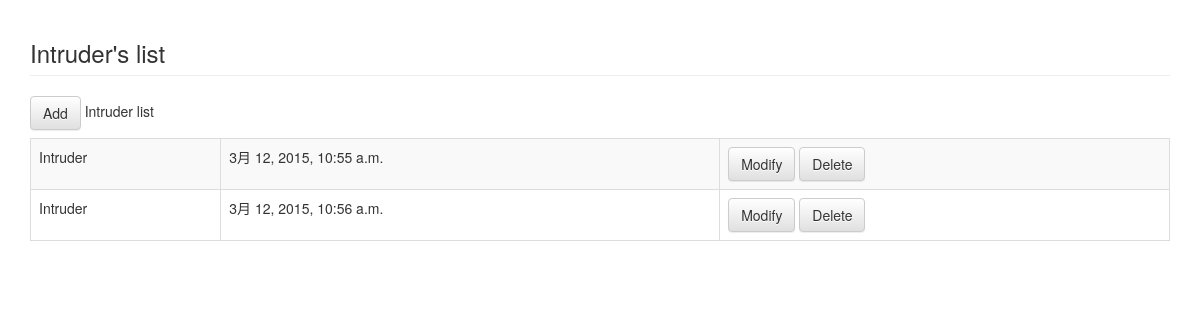
Before: /cms/intruder/ with the older database file.
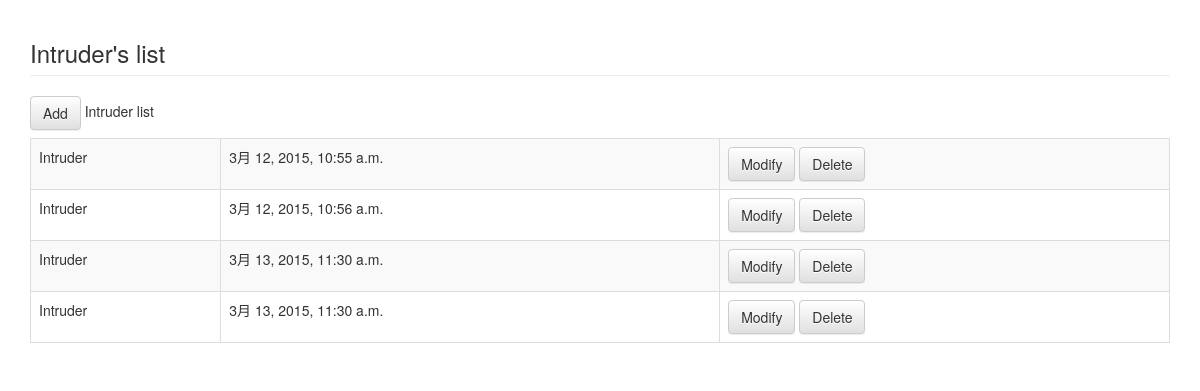
After: the same page with the newer database file.
### cms/models.py (models this page shows, shortened)
class Intruder(models.Model):
    name = models.TextField('Intruder name', max_length=255, default='Intruder')
    timeStamp = models.DateTimeField('Intrusion time', auto_now=True)

### cms/views.py (the view)
def intruder_list(request):
    intruders = Intruder.objects.all().order_by('id')
    return render_to_response('cms/intruder_list.html',
                              {'intruders': intruders},
                              context_instance=RequestContext(request))

### cms/templates/cms/intruder_list.html (shortened to what this page needs)
{% extends "base.html" %}
{% block content %}
	<h3 class="page-header">Intruder's list</h3>
	<a href="{% url 'cms:intruder_add' %}" class="btn btn-default">Add</a>
	<table class="table table-striped table-bordered">
		<tbody>
			{% for intruder in intruders %}
			<tr>
				<td>{{ intruder.name }}</td>
				<td>{{ intruder.timeStamp }}</td>
				<td>
					<a href="{% url 'cms:intruder_mod' intruder_id=intruder.id %}" class="btn btn-default">Modify</a>
					<a href="{% url 'cms:intruder_del' intruder_id=intruder.id %}" class="btn btn-default">Delete</a>
				</td>
			</tr>
			{% endfor %}
		</tbody>
	</table>
{% endblock content %}

### cms/templates/base.html (shortened to what this page needs)
{% load staticfiles %}
<!DOCTYPE html>
<html lang="{{ LANGUAGE_CODE|default:"en-us" }}">
<head>
<link href="{% static 'css/bootstrap.min.css' %}" rel="stylesheet">
<link href="{% static 'css/bootstrap-theme.min.css' %}" rel="stylesheet">
</head>
<body>
  <div class="container">
    {% block content %}{% endblock %}
  </div>
</body>
</html>

### cms/templates/cms/intruder_list.html (style rules this page uses)
table { margin-top: 8px; }

Changed rows visible on the page:
added Intruder: name "Intruder", timeStamp "3月 13, 2015, 11:30 a.m."
added Intruder: name "Intruder", timeStamp "3月 13, 2015, 11:30 a.m."
